Frame 1 (no input): blank canvas, image omitted
Frame 60 (the mouse pressed at the canvas centre just before this capture): blank canvas, image omitted
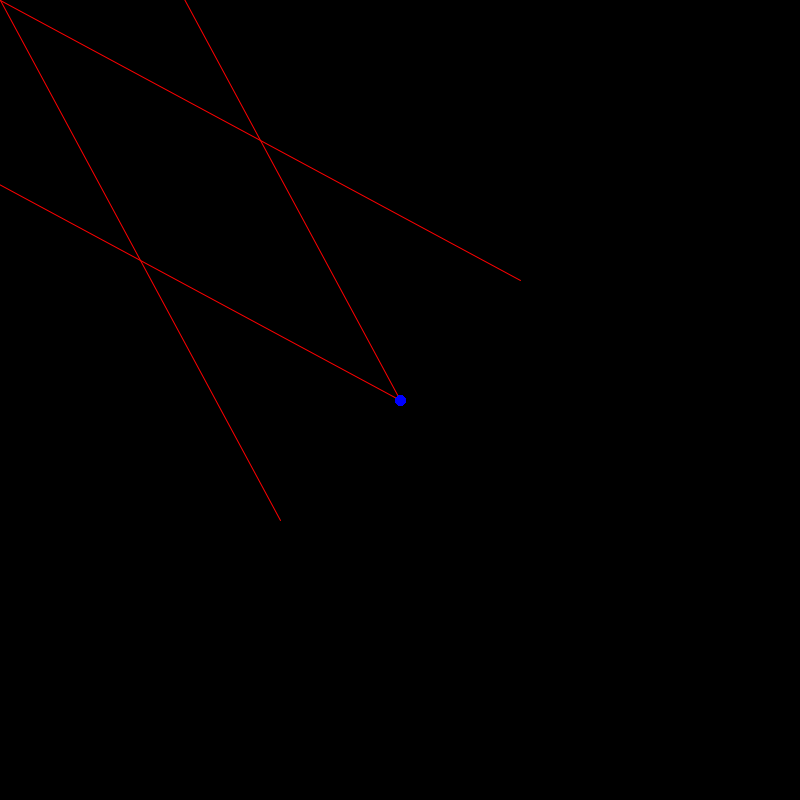
Frame 120 (the mouse held since frame 60 and released just before this capture)

The Processing sketch whose frames 1 and 60 were blank and that drew this single picture after the mouse press (run headless with seeded random() and noise(); from frame 60 on, the mouse is pressed at the canvas centre):

// Processing sketch: processing_91730
// ── processing_91730.pde

//  
//  Hot/Cold Line
//  Draws a blue (cold) line when moved slowly and a red
//  (hot) one when moved quickly
//  Creates a pattern depending on speed as well
//
//  Jürg Dietrich
//  2.3.2013
//
//  Calculation of speed adapted from
//  http://www.processing.org/learning/topics/pattern.html
//


void setup() {
  size(800,800);
  background(0);
}
 
void draw() {
  if (mousePressed)
  hotColdLine(mouseX, mouseY, pmouseX, pmouseY);
}

 
void hotColdLine(int x, int y, int px, int py) {
  
  float speed = 3*(abs(x-px) + abs(y-py));
  int strokewt = (int) (10-speed/10);
  if (strokewt < 1) strokewt=1;
  
  strokeWeight(strokewt);
  stroke(speed,0,255-speed);
  
  line(px+speed/20, py-speed/20, x, y);
  line(px-speed/20, py+speed/20, x, y);
  line(px, py, x+speed/20, y-speed/20);
  line(px, py, x-speed/20, y+speed/20);
}
